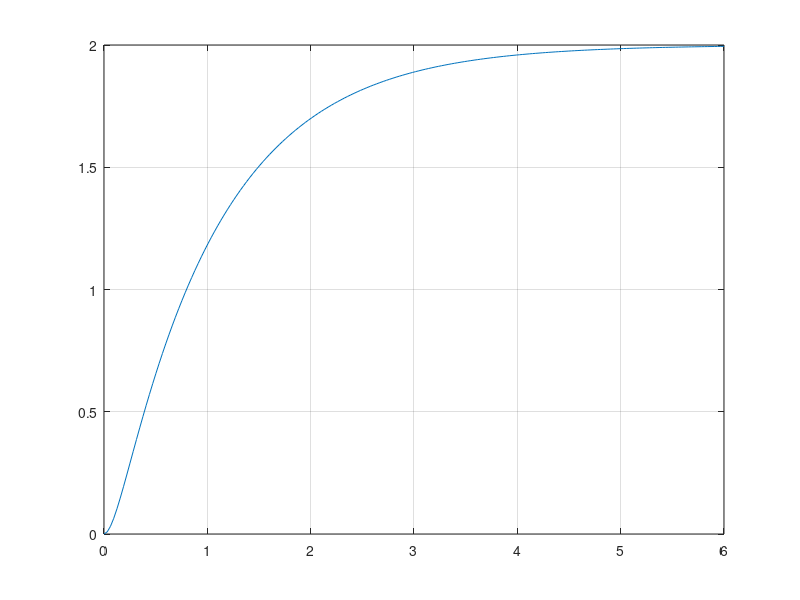

The MATLAB script that drew this image: (Note: this script raises an error after producing the figure.)
s = tf('s');
es = menu('Scegli la funzione di trasferimento', 'G1(s)=20/((s+1)*(s+10))',...
    'G2(s)=2/(s+1)^2', 'G3(s)=0.2/((s+1)*(s+0.1))');
switch(es)
    case 1, G=20/((s+1)*(s+10));
    case 2, G=2/(s+1)^2;
    case 3, G=0.2/((s+1)*(s+0.1));
end
[Y, T] = step(G);
figure(1), plot(T, Y), grid on, zoom on;
ltiview();